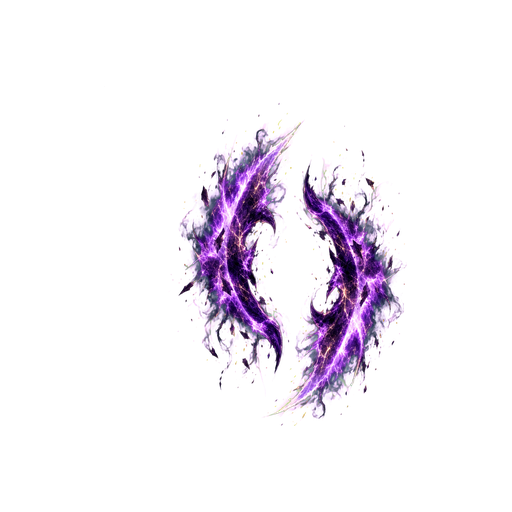
#> input picture solo-leveling/assets/effects/basic_attacks/shadow_dagger_slash.png, 512 x 512 px
$ python -i install_higgsfield_character_vfx_20260716.py   (imports and definitions only)
#> lines starting #> are read from the running program, lines starting #| are printed output that depends on the picture; after the words box and inside, x2 and y2 are one past the last pixel; in counts of white or black regions, pixels touching at a corner belong together
#> further down, picture is the input picture: PIL image 512x512 RGBA; mean R, G, B, A 17.4, 7.8, 20.7, 22.6
from __future__ import annotations

import math
import sys
from dataclasses import dataclass
from pathlib import Path

from PIL import Image, ImageChops, ImageDraw, ImageFilter


ROOT = Path(__file__).resolve().parents[1]
SOURCE_DIR = ROOT / "assets" / "effects" / "source" / "higgsfield_20260716"
SKILL_DIR = ROOT / "assets" / "effects" / "character_skills"
BASIC_DIR = ROOT / "assets" / "effects" / "basic_attacks"
ICON_DIR = ROOT / "assets" / "ui" / "icons"
METRICS_JS = ROOT / "js" / "utils" / "CombatVfxMetrics.js"
CANVAS_SIZE = 512
CONTENT_SIZE = 472
ICON_SIZE = 128
FRAME_COUNT = 6

STYLE_FORMULA = (
    "High-detail semi-realistic painterly anime action-RPG VFX with physically convincing "
    "energy, smoke, sparks, embers, pressure distortion, and textured luminous cores; never "
    "flat vector art or symbolic emblems. Shapes use crisp directional silhouettes, tapered "
    "motion trails, layered particles, restrained fine detail, and no heavy outlines. Shadow "
    "is violet-black, light ivory-gold with pale teal, tiger icy white-blue with restrained "
    "violet, flame orange-red, sanctuary mint-white with subtle gold. Cinematic dark-dungeon "
    "lighting, high foreground contrast, consistent top-down three-quarter perspective, "
    "readable at 64–128 pixels."
)


@dataclass(frozen=True)
class EffectTarget:
    name: str
    family: str
    kind: str
    icon: str
    basic: bool
    key: tuple[int, int, int]


GREEN = (0, 255, 0)
MAGENTA = (255, 0, 255)

TARGETS = (
    EffectTarget("shadow_dagger_slash", "shadow", "thrust", "basicDagger", True, GREEN),
    EffectTarget("shadow_dagger", "shadow", "projectile", "shadowDagger", False, GREEN),
    EffectTarget("shadow_slash", "shadow", "slash", "shadowSlash", False, GREEN),
    EffectTarget("rulers_authority", "shadow", "burst", "rulersAuthority", False, GREEN),
    EffectTarget("dragon_fear", "shadow", "aura", "dragonFear", False, GREEN),
    EffectTarget("light_sword_slash", "light", "slash", "lightPierce", True, MAGENTA),
    EffectTarget("light_lance_pierce", "light", "projectile", "lightLance", False, MAGENTA),
    EffectTarget("light_crescent", "light", "slash", "lightCrescent", False, MAGENTA),
    EffectTarget("light_judgment", "light", "burst", "lightJudgment", False, MAGENTA),
    EffectTarget("light_sanctum", "light", "aura", "lightSanctum", False, MAGENTA),
    EffectTarget("tiger_claw_swipe", "tiger", "slash", "tigerPalm", True, GREEN),
    EffectTarget("tiger_fang_combo", "tiger", "slash", "tigerFang", False, GREEN),
    EffectTarget("tiger_rend", "tiger", "slash", "tigerRend", False, GREEN),
    EffectTarget("tiger_quake", "tiger", "burst", "tigerQuake", False, GREEN),
    EffectTarget("tiger_guard", "tiger", "aura", "tigerGuard", False, GREEN),
    EffectTarget("flame_fireball", "flame", "projectile", "flameSpark", True, MAGENTA),
    EffectTarget("flame_bolt", "flame", "projectile", "flameBolt", False, MAGENTA),
    EffectTarget("flame_arc", "flame", "slash", "flameArc", False, MAGENTA),
    EffectTarget("flame_meteor", "flame", "burst", "flameMeteor", False, MAGENTA),
    EffectTarget("flame_inferno", "flame", "aura", "flameInferno", False, MAGENTA),
    EffectTarget("sanctuary_mace_slam", "sanctuary", "burst", "sanctuaryStrike", True, MAGENTA),
    EffectTarget("sanctuary_pulse", "sanctuary", "aura", "sanctuaryOrb", False, MAGENTA),
    EffectTarget("sanctuary_arc", "sanctuary", "slash", "sanctuaryArc", False, MAGENTA),
    EffectTarget("sanctuary_seal", "sanctuary", "burst", "sanctuarySeal", False, MAGENTA),
    EffectTarget("sanctuary_field", "sanctuary", "aura", "sanctuaryField", False, MAGENTA),
)

FAMILY_COLORS = {
    "shadow": (158, 82, 255),
    "light": (255, 218, 104),
    "tiger": (160, 230, 255),
    "flame": (255, 104, 42),
    "sanctuary": (100, 238, 180),
}

PEAK_CONTENT_SIZES = {
    "shadow_dagger_slash": 340,
    "shadow_dagger": 400,
    "light_sword_slash": 300,
    "light_lance_pierce": 440,
    "tiger_claw_swipe": 340,
    "flame_fireball": 180,
    "flame_bolt": 440,
    "sanctuary_mace_slam": 320,
    "sanctuary_pulse": 420,
}

STAGE_PROFILES = {
    "thrust": (
        (0.72, 0.30, 0.24, -14, 0),
        (0.84, 0.62, 0.52, -8, 0),
        (0.94, 0.88, 0.82, -3, 0),
        (1.00, 1.00, 1.00, 0, 0),
        (1.06, 0.66, 1.00, 4, 0),
        (1.12, 0.30, 1.00, 8, 0),
    ),
    "slash": (
        (0.72, 0.30, 0.22, -14, 4),
        (0.84, 0.62, 0.50, -8, 2),
        (0.94, 0.88, 0.80, -3, 1),
        (1.00, 1.00, 1.00, 0, 0),
        (1.06, 0.66, 1.00, 4, -1),
        (1.12, 0.30, 1.00, 8, -2),
    ),
    "projectile": (
        (0.78, 0.34, 0.28, -14, 0),
        (0.88, 0.66, 0.52, -8, 0),
        (0.96, 0.90, 0.78, -3, 0),
        (1.00, 1.00, 1.00, 0, 0),
        (1.04, 0.70, 1.00, 4, 0),
        (1.08, 0.32, 1.00, 8, 0),
    ),
    "burst": (
        (0.46, 0.28, 0.30, 0, 0),
        (0.66, 0.60, 0.58, 0, 0),
        (0.86, 0.88, 0.84, 0, 0),
        (1.00, 1.00, 1.00, 0, 0),
        (1.09, 0.68, 1.00, 0, 0),
        (1.18, 0.28, 1.00, 0, 0),
    ),
    "aura": (
        (0.62, 0.28, 0.32, 0, 0),
        (0.78, 0.58, 0.60, 0, 0),
        (0.92, 0.86, 0.84, 0, 0),
        (1.00, 1.00, 1.00, 0, 0),
        (1.07, 0.66, 1.00, 0, 0),
        (1.14, 0.26, 1.00, 0, 0),
    ),
}


def clamp_byte(value: float) -> int:
    return max(0, min(255, round(value)))


# [58 lines left out: functions smoothstep, remove_chroma, not called in this run]


def meaningful_bbox(image: Image.Image, threshold: int = 12) -> tuple[int, int, int, int] | None:
#> called with threshold = 12
    alpha = image.getchannel("A")
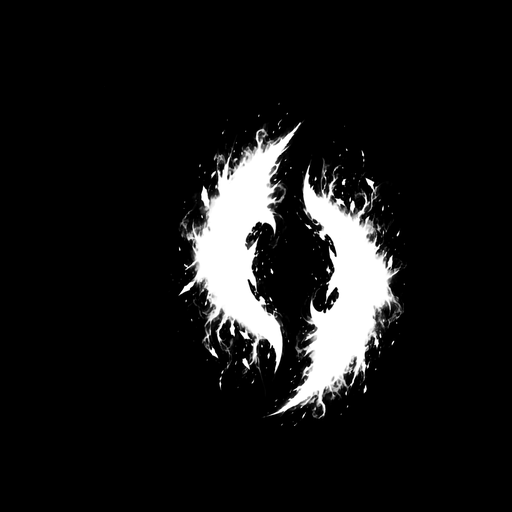
#> alpha: PIL image 512x512 L; min 0, max 255, mean 22.6
    solid = alpha.point(lambda value: 255 if value >= threshold else 0)
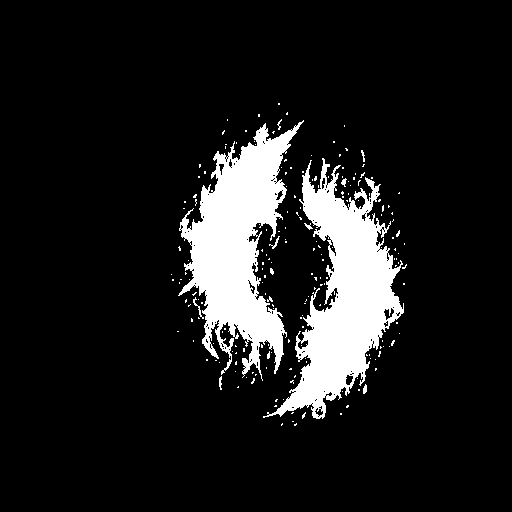
#> solid: PIL image 512x512 L; 11.5% white; 195 white regions (184 under 20 px), largest, box (x1, y1, x2, y2) and area: (178, 120, 304, 381) 14613, (263, 158, 404, 419) 14578, (193, 297, 204, 319) 45
    return solid.getbbox() or alpha.getbbox()


def normalize_effect(image: Image.Image, content_size: int = CONTENT_SIZE) -> Image.Image:
    rgba = image.convert("RGBA")
    bbox = meaningful_bbox(rgba)
#> bbox = (171, 103, 407, 426)
    if not bbox:
        raise ValueError("effect has no visible pixels")
    content = rgba.crop(bbox)
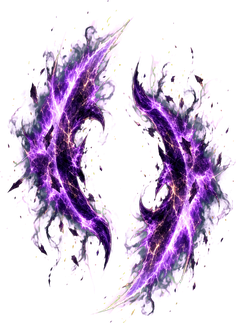
#> content: PIL image 236x323 RGBA; mean R, G, B, A 59.7, 26.7, 71.1, 77.8; transparent parts drawn white
    scale = min(content_size / content.width, content_size / content.height)
#> scale = 1.46
    size = (
        max(1, round(content.width * scale)),
        max(1, round(content.height * scale)),
    )
#> size = (345, 472)
    content = content.resize(size, Image.Resampling.LANCZOS)
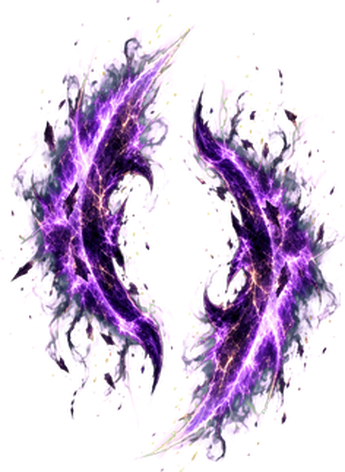
#> content: PIL image 345x472 RGBA; mean R, G, B, A 61, 28.2, 71.7, 77.9; transparent parts drawn white
    canvas = Image.new("RGBA", (CANVAS_SIZE, CANVAS_SIZE), (0, 0, 0, 0))
#> canvas: PIL image 512x512 RGBA; every value is 0
    offset = ((CANVAS_SIZE - size[0]) // 2, (CANVAS_SIZE - size[1]) // 2)
#> offset = (83, 20)
    canvas.alpha_composite(content, offset)
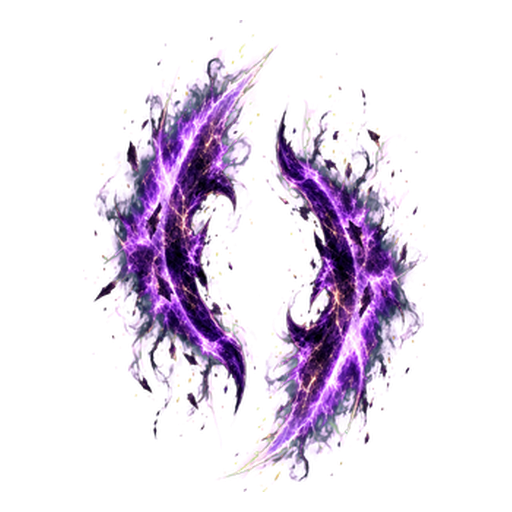
#> canvas: PIL image 512x512 RGBA; mean R, G, B, A 37.9, 17.5, 44.5, 48.4; transparent parts drawn white
    return canvas


# [292 lines left out: functions save_pair, write_visible_metrics, install_peak, build_icon, transformed_on_canvas, stage_reveal_mask and 5 more, not called in this run]


# [2 lines not run here, left out]

>>> from PIL import Image
>>> picture = Image.open('../assets/effects/basic_attacks/shadow_dagger_slash.png')
>>> result = normalize_effect(picture)

$ run again, on solo-leveling/assets/effects/basic_attacks/flame_fireball.png
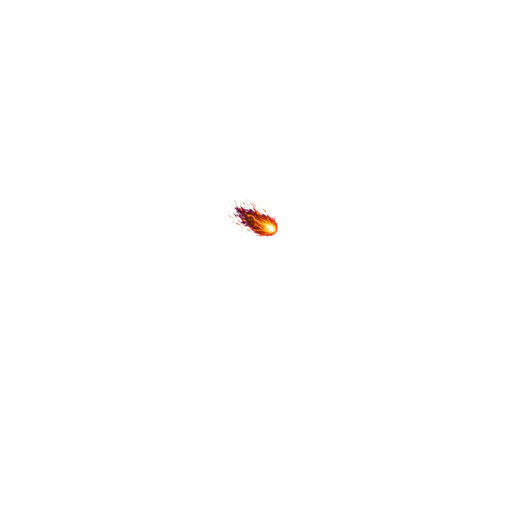
#> input picture solo-leveling/assets/effects/basic_attacks/flame_fireball.png, 512 x 512 px
#> picture is the input picture: PIL image 512x512 RGBA; mean R, G, B, A 0.8, 0.6, 0.1, 0.7
#> in meaningful_bbox, `solid = alpha.point(lambda value: 255 if value >= threshold else 0)`:
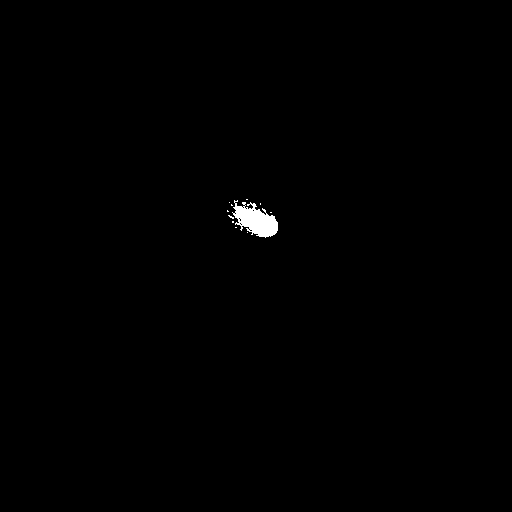
#> solid: PIL image 512x512 L; 0.38% white; 11 white regions (10 under 20 px), largest, box (x1, y1, x2, y2) and area: (232, 200, 278, 238) 977
#> bbox = (227, 199, 278, 238)
#> in normalize_effect, `canvas.alpha_composite(content, offset)`:
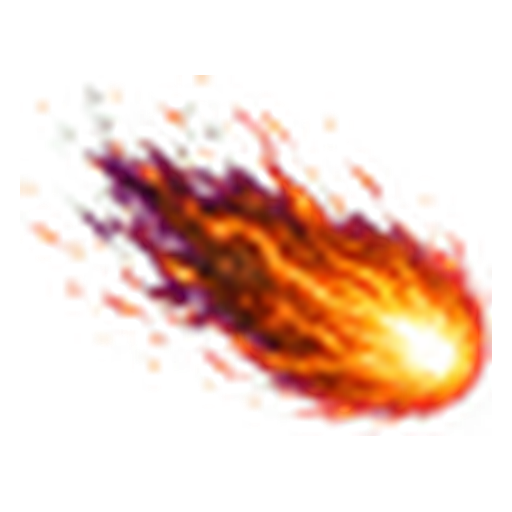
#> canvas: PIL image 512x512 RGBA; mean R, G, B, A 75.2, 34.9, 13.5, 62; transparent parts drawn white
